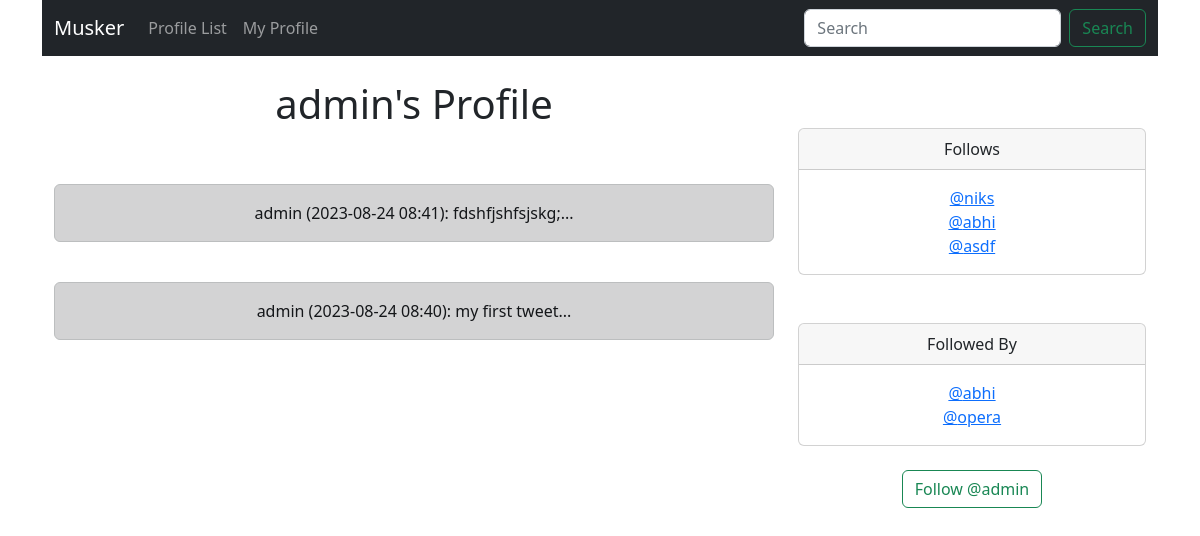
The app's page /profile/1 (signed in) with its own data.
### musker/models.py (models this page shows)
class Profile(models.Model):
    user = models.OneToOneField(User, on_delete=models.CASCADE)
    follows = models.ManyToManyField('self',
        related_name="followed_by",
        symmetrical=False,
        blank=True)
    date_modified = models.DateTimeField(User, auto_now=True)
    def __str__(self):
        return self.user.username

class Meep(models.Model):
    user = models.ForeignKey(
        User, related_name="meeps",
        on_delete=models.DO_NOTHING
        )
    body = models.CharField(max_length=200)
    created_at = models.DateTimeField(auto_now=True)
    def __str__(self):
        return(
            f"{self.user} "
            f"({self.created_at:%Y-%m-%d %H:%M}): "
            f"{self.body}..."
        )

### musker/views.py (the view, shortened to what this page needs)
# urls.py: path("profile/<int:pk>", views.profile, name="profile")
def profile(request, pk):
    if request.user.is_authenticated:
        profile = Profile.objects.get(user_id=pk)
        meeps = Meep.objects.filter(user_id=pk).order_by("-created_at")
        return render(request, "profile.html", {"profile" : profile, "meeps":meeps})
    else:
        messages.success(request, ("you must be logged in to view this page"))
        return redirect("home")

### musker/templates/profile.html (shortened to what this page needs)
{% extends "base.html"%}
{% block content %}
{% if profile %}
    <div class="container text-center">
      <div class="row">
        <div class="col-8">
          <h1>{{ profile.user.username }}'s Profile</h1>
          <br><br>
          {% if meeps %}
              {% for meep in meeps %}
              <div class="alert alert-dark" role="alert">
                {{ meep }}
              </div><br>
              {% endfor %}
          {% endif %}
        </div>
    <div class="col-4">
      <br><br>
      <div class="card">
        <div class="card-header">
          Follows
        </div>
        <div class="card-body">
          <p class="card-text">
                {% for following in profile.follows.all %}
                <a href="{% url 'profile' following.user.id %}">@{{ following }}</a><br/>
                {% endfor %}
          </p>
        </div>
      </div>
      <br><br>
      <div class="card">
        <div class="card-header">
          Followed By
        </div>
        <div class="card-body">
          <p class="card-text">
                {% for following in profile.followed_by.all %}
                <a href="{% url 'profile' following.user.id %}">@{{ following }}</a><br/>
                {% endfor %}
          </p>
        </div>
      </div>
<br>
<form method=POST>
  {% if profile in user.profile.follows.all %}
    <button class="btn btn-outline-danger" name="follow" value="unfollow" type="submit">Unfollow @{{ profile.user.username | lower }}</button>
  {% else %}
  <button class="btn btn-outline-success" name="follow" value="follow" type="submit">Follow @{{ profile.user.username | lower }}</button>
  {% endif %}
</form>
<br>
      </div>
    </div>
    </div>
{%  endif %}
{% endblock %}

### records on screen
Profile: user.username "admin"
Meep: user+created_at+body "admin (2023-08-24 08:41): fdshfjshfsjskg;..."
Meep: user+created_at+body "admin (2023-08-24 08:40): my first tweet..."
Profile: user.username "niks"
Profile: user.username "abhi"
Profile: user.username "asdf"
Profile: user.username "opera"
